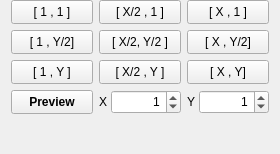
        <widget class="QWidget" name="PreviewTab">
         <property name="contextMenuPolicy">
          <enum>Qt::NoContextMenu</enum>
         </property>
         <layout class="QGridLayout" name="gridLayout_3">
          <property name="topMargin">
           <number>0</number>
          </property>
          <property name="bottomMargin">
           <number>0</number>
          </property>
          <item row="0" column="1">
           <widget class="QPushButton" name="PvTC">
            <property name="minimumSize">
             <size>
              <width>82</width>
              <height>24</height>
             </size>
            </property>
            <property name="maximumSize">
             <size>
              <width>82</width>
              <height>24</height>
             </size>
            </property>
            <property name="text">
             <string>[ X/2 , 1 ]</string>
            </property>
           </widget>
          </item>
          <item row="2" column="1">
           <widget class="QPushButton" name="PvBC">
            <property name="minimumSize">
             <size>
              <width>82</width>
              <height>24</height>
             </size>
            </property>
            <property name="maximumSize">
             <size>
              <width>82</width>
              <height>24</height>
             </size>
            </property>
            <property name="text">
             <string>[ X/2 , Y ]</string>
            </property>
           </widget>
          </item>
          <item row="1" column="2">
           <widget class="QPushButton" name="PvCR">
            <property name="minimumSize">
             <size>
              <width>82</width>
              <height>24</height>
             </size>
            </property>
            <property name="maximumSize">
             <size>
              <width>82</width>
              <height>24</height>
             </size>
            </property>
            <property name="text">
             <string>[ X , Y/2]</string>
            </property>
           </widget>
          </item>
          <item row="0" column="0">
           <widget class="QPushButton" name="PvTL">
            <property name="minimumSize">
             <size>
              <width>82</width>
              <height>24</height>
             </size>
            </property>
            <property name="maximumSize">
             <size>
              <width>82</width>
              <height>24</height>
             </size>
            </property>
            <property name="text">
             <string>[ 1 , 1 ]</string>
            </property>
           </widget>
          </item>
          <item row="0" column="2">
           <widget class="QPushButton" name="PvTR">
            <property name="minimumSize">
             <size>
              <width>82</width>
              <height>24</height>
             </size>
            </property>
            <property name="maximumSize">
             <size>
              <width>82</width>
              <height>24</height>
             </size>
            </property>
            <property name="text">
             <string>[ X , 1 ]</string>
            </property>
           </widget>
          </item>
          <item row="2" column="0">
           <widget class="QPushButton" name="PvBL">
            <property name="minimumSize">
             <size>
              <width>82</width>
              <height>24</height>
             </size>
            </property>
            <property name="maximumSize">
             <size>
              <width>82</width>
              <height>24</height>
             </size>
            </property>
            <property name="text">
             <string>[ 1 , Y ]</string>
            </property>
           </widget>
          </item>
          <item row="1" column="1">
           <widget class="QPushButton" name="PvCC">
            <property name="minimumSize">
             <size>
              <width>82</width>
              <height>24</height>
             </size>
            </property>
            <property name="maximumSize">
             <size>
              <width>82</width>
              <height>24</height>
             </size>
            </property>
            <property name="text">
             <string>[ X/2, Y/2 ]</string>
            </property>
           </widget>
          </item>
          <item row="3" column="1">
           <layout class="QHBoxLayout" name="PvFrXHGrid">
            <property name="spacing">
             <number>0</number>
            </property>
            <item>
             <widget class="QLabel" name="PvFrXLabel">
              <property name="maximumSize">
               <size>
                <width>12</width>
                <height>16777215</height>
               </size>
              </property>
              <property name="text">
               <string>X</string>
              </property>
             </widget>
            </item>
            <item>
             <widget class="QSpinBox" name="PvFrX">
              <property name="maximumSize">
               <size>
                <width>16777215</width>
                <height>24</height>
               </size>
              </property>
              <property name="alignment">
               <set>Qt::AlignRight|Qt::AlignTrailing|Qt::AlignVCenter</set>
              </property>
              <property name="prefix">
               <string/>
              </property>
              <property name="value">
               <number>1</number>
              </property>
             </widget>
            </item>
           </layout>
          </item>
          <item row="2" column="2">
           <widget class="QPushButton" name="PvBR">
            <property name="minimumSize">
             <size>
              <width>82</width>
              <height>24</height>
             </size>
            </property>
            <property name="maximumSize">
             <size>
              <width>82</width>
              <height>24</height>
             </size>
            </property>
            <property name="text">
             <string>[ X , Y]</string>
            </property>
           </widget>
          </item>
          <item row="3" column="2">
           <layout class="QHBoxLayout" name="PvFrYHGrid">
            <property name="spacing">
             <number>0</number>
            </property>
            <item>
             <widget class="QLabel" name="PvFrYLabel">
              <property name="maximumSize">
               <size>
                <width>12</width>
                <height>16777215</height>
               </size>
              </property>
              <property name="text">
               <string>Y</string>
              </property>
             </widget>
            </item>
            <item>
             <widget class="QSpinBox" name="PvFrY">
              <property name="maximumSize">
               <size>
                <width>16777215</width>
                <height>24</height>
               </size>
              </property>
              <property name="alignment">
               <set>Qt::AlignRight|Qt::AlignTrailing|Qt::AlignVCenter</set>
              </property>
              <property name="value">
               <number>1</number>
              </property>
             </widget>
            </item>
           </layout>
          </item>
          <item row="1" column="0">
           <widget class="QPushButton" name="PvCL">
            <property name="minimumSize">
             <size>
              <width>82</width>
              <height>24</height>
             </size>
            </property>
            <property name="maximumSize">
             <size>
              <width>82</width>
              <height>24</height>
             </size>
            </property>
            <property name="text">
             <string>[ 1 , Y/2]</string>
            </property>
           </widget>
          </item>
          <item row="3" column="0">
           <widget class="QPushButton" name="PreviewButton">
            <property name="minimumSize">
             <size>
              <width>82</width>
              <height>24</height>
             </size>
            </property>
            <property name="maximumSize">
             <size>
              <width>82</width>
              <height>24</height>
             </size>
            </property>
            <property name="font">
             <font>
              <weight>75</weight>
              <bold>true</bold>
             </font>
            </property>
            <property name="text">
             <string>Preview</string>
            </property>
           </widget>
          </item>
          <item row="4" column="0" colspan="3">
           <spacer name="PreviewTabVSpace">
            <property name="orientation">
             <enum>Qt::Vertical</enum>
            </property>
            <property name="sizeHint" stdset="0">
             <size>
              <width>20</width>
              <height>40</height>
             </size>
            </property>
           </spacer>
          </item>
         </layout>
        </widget>
